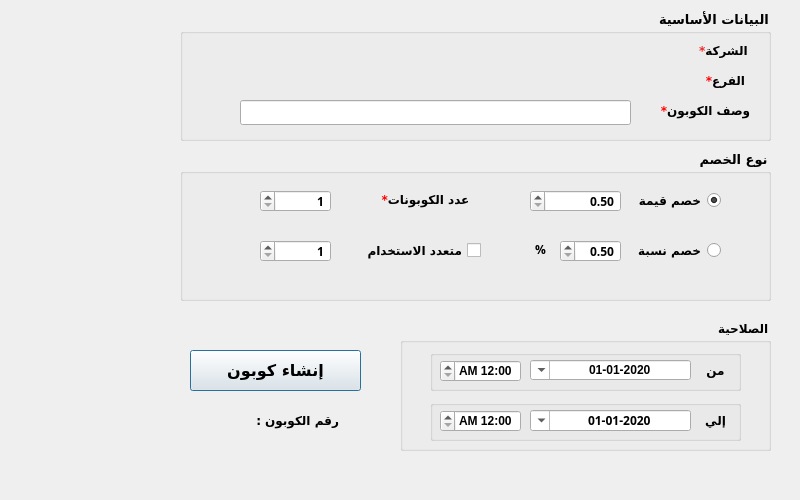
<?xml version="1.0" encoding="UTF-8"?>
<ui version="4.0">
 <class>CustomerGP</class>
 <widget class="QDialog" name="CustomerGP">
  <property name="geometry">
   <rect>
    <x>0</x>
    <y>0</y>
    <width>800</width>
    <height>500</height>
   </rect>
  </property>
  <property name="minimumSize">
   <size>
    <width>800</width>
    <height>500</height>
   </size>
  </property>
  <property name="maximumSize">
   <size>
    <width>800</width>
    <height>500</height>
   </size>
  </property>
  <property name="font">
   <font>
    <family>Arial</family>
    <pointsize>9</pointsize>
    <weight>50</weight>
    <bold>false</bold>
   </font>
  </property>
  <property name="windowTitle">
   <string>انشاء كوبون</string>
  </property>
  <property name="layoutDirection">
   <enum>Qt::RightToLeft</enum>
  </property>
  <property name="styleSheet">
   <string notr="true"/>
  </property>
  <widget class="QLabel" name="desc">
   <property name="geometry">
    <rect>
     <x>650</x>
     <y>100</y>
     <width>111</width>
     <height>21</height>
    </rect>
   </property>
   <property name="font">
    <font>
     <family>29LT Bukra Regular</family>
     <pointsize>9</pointsize>
     <weight>75</weight>
     <bold>true</bold>
    </font>
   </property>
   <property name="styleSheet">
    <string notr="true"/>
   </property>
   <property name="text">
    <string>&lt;html&gt;&lt;head/&gt;&lt;body&gt;&lt;p align=&quot;center&quot;&gt;&lt;span style=&quot; color:#ff0000;&quot;&gt;*&lt;/span&gt;وصف الكوبون&lt;/p&gt;&lt;/body&gt;&lt;/html&gt;</string>
   </property>
  </widget>
  <widget class="QPushButton" name="BTN_createCoupon">
   <property name="geometry">
    <rect>
     <x>190</x>
     <y>350</y>
     <width>171</width>
     <height>41</height>
    </rect>
   </property>
   <property name="font">
    <font>
     <family>29LT Bukra Regular</family>
     <pointsize>12</pointsize>
     <weight>75</weight>
     <italic>false</italic>
     <bold>true</bold>
    </font>
   </property>
   <property name="layoutDirection">
    <enum>Qt::RightToLeft</enum>
   </property>
   <property name="styleSheet">
    <string notr="true"/>
   </property>
   <property name="text">
    <string>إنشاء كوبون</string>
   </property>
  </widget>
  <widget class="QLineEdit" name="LE_desc">
   <property name="geometry">
    <rect>
     <x>240</x>
     <y>100</y>
     <width>391</width>
     <height>25</height>
    </rect>
   </property>
   <property name="font">
    <font>
     <family>MS Shell Dlg 2</family>
     <pointsize>9</pointsize>
     <weight>75</weight>
     <bold>true</bold>
    </font>
   </property>
   <property name="styleSheet">
    <string notr="true"/>
   </property>
   <property name="maxLength">
    <number>50</number>
   </property>
  </widget>
  <widget class="QLabel" name="desc_6">
   <property name="geometry">
    <rect>
     <x>670</x>
     <y>40</y>
     <width>111</width>
     <height>21</height>
    </rect>
   </property>
   <property name="font">
    <font>
     <family>29LT Bukra Regular</family>
     <pointsize>9</pointsize>
     <weight>75</weight>
     <bold>true</bold>
    </font>
   </property>
   <property name="layoutDirection">
    <enum>Qt::RightToLeft</enum>
   </property>
   <property name="styleSheet">
    <string notr="true"/>
   </property>
   <property name="text">
    <string>&lt;html&gt;&lt;head/&gt;&lt;body&gt;&lt;p align=&quot;center&quot;&gt;&lt;span style=&quot; color:#ef2929;&quot;&gt;*&lt;/span&gt;الشركة &lt;/p&gt;&lt;/body&gt;&lt;/html&gt;</string>
   </property>
  </widget>
  <widget class="QLabel" name="desc_7">
   <property name="geometry">
    <rect>
     <x>670</x>
     <y>70</y>
     <width>111</width>
     <height>21</height>
    </rect>
   </property>
   <property name="font">
    <font>
     <family>29LT Bukra Regular</family>
     <pointsize>9</pointsize>
     <weight>75</weight>
     <bold>true</bold>
    </font>
   </property>
   <property name="layoutDirection">
    <enum>Qt::RightToLeft</enum>
   </property>
   <property name="styleSheet">
    <string notr="true"/>
   </property>
   <property name="text">
    <string>&lt;html&gt;&lt;head/&gt;&lt;body&gt;&lt;p align=&quot;center&quot;&gt;&lt;span style=&quot; color:#ff0000;&quot;&gt;*&lt;/span&gt;الفرع&lt;/p&gt;&lt;/body&gt;&lt;/html&gt;</string>
   </property>
  </widget>
  <widget class="QLabel" name="label_num">
   <property name="geometry">
    <rect>
     <x>190</x>
     <y>410</y>
     <width>47</width>
     <height>21</height>
    </rect>
   </property>
   <property name="styleSheet">
    <string notr="true"/>
   </property>
   <property name="text">
    <string/>
   </property>
  </widget>
  <widget class="QLabel" name="label_2">
   <property name="geometry">
    <rect>
     <x>240</x>
     <y>410</y>
     <width>111</width>
     <height>21</height>
    </rect>
   </property>
   <property name="font">
    <font>
     <family>29LT Bukra Regular</family>
     <pointsize>9</pointsize>
     <weight>75</weight>
     <bold>true</bold>
    </font>
   </property>
   <property name="styleSheet">
    <string notr="true"/>
   </property>
   <property name="text">
    <string>رقم الكوبون : </string>
   </property>
   <property name="alignment">
    <set>Qt::AlignCenter</set>
   </property>
  </widget>
  <widget class="QGroupBox" name="groupBox">
   <property name="geometry">
    <rect>
     <x>400</x>
     <y>320</y>
     <width>371</width>
     <height>131</height>
    </rect>
   </property>
   <property name="font">
    <font>
     <family>29LT Bukra Regular</family>
     <pointsize>9</pointsize>
     <weight>75</weight>
     <bold>true</bold>
    </font>
   </property>
   <property name="styleSheet">
    <string notr="true"/>
   </property>
   <property name="title">
    <string>الصلاحية</string>
   </property>
   <widget class="QLabel" name="desc_3">
    <property name="geometry">
     <rect>
      <x>290</x>
      <y>40</y>
      <width>51</width>
      <height>20</height>
     </rect>
    </property>
    <property name="font">
     <font>
      <family>29LT Bukra Regular</family>
      <pointsize>9</pointsize>
      <weight>75</weight>
      <bold>true</bold>
     </font>
    </property>
    <property name="layoutDirection">
     <enum>Qt::RightToLeft</enum>
    </property>
    <property name="styleSheet">
     <string notr="true"/>
    </property>
    <property name="text">
     <string>من</string>
    </property>
    <property name="alignment">
     <set>Qt::AlignCenter</set>
    </property>
   </widget>
   <widget class="QLabel" name="desc_4">
    <property name="geometry">
     <rect>
      <x>290</x>
      <y>90</y>
      <width>51</width>
      <height>20</height>
     </rect>
    </property>
    <property name="font">
     <font>
      <family>29LT Bukra Regular</family>
      <pointsize>9</pointsize>
      <weight>75</weight>
      <bold>true</bold>
     </font>
    </property>
    <property name="layoutDirection">
     <enum>Qt::RightToLeft</enum>
    </property>
    <property name="styleSheet">
     <string notr="true"/>
    </property>
    <property name="text">
     <string>إلي</string>
    </property>
    <property name="alignment">
     <set>Qt::AlignCenter</set>
    </property>
   </widget>
   <widget class="QDateTimeEdit" name="Qdate_to">
    <property name="geometry">
     <rect>
      <x>130</x>
      <y>90</y>
      <width>161</width>
      <height>21</height>
     </rect>
    </property>
    <property name="font">
     <font>
      <pointsize>9</pointsize>
      <weight>75</weight>
      <bold>true</bold>
     </font>
    </property>
    <property name="layoutDirection">
     <enum>Qt::RightToLeft</enum>
    </property>
    <property name="styleSheet">
     <string notr="true"/>
    </property>
    <property name="alignment">
     <set>Qt::AlignCenter</set>
    </property>
    <property name="minimumDateTime">
     <datetime>
      <hour>0</hour>
      <minute>0</minute>
      <second>0</second>
      <year>2020</year>
      <month>1</month>
      <day>1</day>
     </datetime>
    </property>
    <property name="displayFormat">
     <string>yyyy-MM-dd</string>
    </property>
    <property name="calendarPopup">
     <bool>true</bool>
    </property>
   </widget>
   <widget class="QGroupBox" name="groupBox_4">
    <property name="geometry">
     <rect>
      <x>30</x>
      <y>30</y>
      <width>311</width>
      <height>41</height>
     </rect>
    </property>
    <property name="font">
     <font>
      <family>MS Shell Dlg 2</family>
      <pointsize>9</pointsize>
      <weight>75</weight>
      <bold>true</bold>
     </font>
    </property>
    <property name="styleSheet">
     <string notr="true"/>
    </property>
    <property name="title">
     <string/>
    </property>
    <widget class="QDateTimeEdit" name="Qdate_from">
     <property name="geometry">
      <rect>
       <x>100</x>
       <y>10</y>
       <width>161</width>
       <height>20</height>
      </rect>
     </property>
     <property name="font">
      <font>
       <pointsize>9</pointsize>
       <weight>75</weight>
       <bold>true</bold>
      </font>
     </property>
     <property name="layoutDirection">
      <enum>Qt::RightToLeft</enum>
     </property>
     <property name="styleSheet">
      <string notr="true"/>
     </property>
     <property name="alignment">
      <set>Qt::AlignCenter</set>
     </property>
     <property name="minimumDateTime">
      <datetime>
       <hour>0</hour>
       <minute>0</minute>
       <second>0</second>
       <year>2020</year>
       <month>1</month>
       <day>1</day>
      </datetime>
     </property>
     <property name="displayFormat">
      <string>yyyy-MM-dd</string>
     </property>
     <property name="calendarPopup">
      <bool>true</bool>
     </property>
    </widget>
    <widget class="QTimeEdit" name="Qtime_from">
     <property name="geometry">
      <rect>
       <x>10</x>
       <y>10</y>
       <width>81</width>
       <height>22</height>
      </rect>
     </property>
     <property name="displayFormat">
      <string>mm:hh AP</string>
     </property>
    </widget>
   </widget>
   <widget class="QGroupBox" name="groupBox_5">
    <property name="geometry">
     <rect>
      <x>30</x>
      <y>80</y>
      <width>311</width>
      <height>41</height>
     </rect>
    </property>
    <property name="font">
     <font>
      <family>MS Shell Dlg 2</family>
      <pointsize>9</pointsize>
      <weight>75</weight>
      <bold>true</bold>
     </font>
    </property>
    <property name="styleSheet">
     <string notr="true"/>
    </property>
    <property name="title">
     <string/>
    </property>
    <widget class="QTimeEdit" name="Qtime_to">
     <property name="geometry">
      <rect>
       <x>10</x>
       <y>10</y>
       <width>81</width>
       <height>22</height>
      </rect>
     </property>
     <property name="displayFormat">
      <string>mm:hh AP</string>
     </property>
    </widget>
   </widget>
   <zorder>groupBox_5</zorder>
   <zorder>groupBox_4</zorder>
   <zorder>desc_3</zorder>
   <zorder>desc_4</zorder>
   <zorder>Qdate_to</zorder>
  </widget>
  <widget class="QGroupBox" name="groupBox_2">
   <property name="geometry">
    <rect>
     <x>180</x>
     <y>150</y>
     <width>591</width>
     <height>151</height>
    </rect>
   </property>
   <property name="font">
    <font>
     <family>29LT Bukra Regular</family>
     <pointsize>10</pointsize>
     <weight>75</weight>
     <bold>true</bold>
    </font>
   </property>
   <property name="styleSheet">
    <string notr="true"/>
   </property>
   <property name="title">
    <string> نوع الخصم</string>
   </property>
   <widget class="QDoubleSpinBox" name="LE_desc_3">
    <property name="geometry">
     <rect>
      <x>380</x>
      <y>90</y>
      <width>61</width>
      <height>22</height>
     </rect>
    </property>
    <property name="font">
     <font>
      <pointsize>9</pointsize>
      <weight>75</weight>
      <bold>true</bold>
     </font>
    </property>
    <property name="styleSheet">
     <string notr="true"/>
    </property>
    <property name="alignment">
     <set>Qt::AlignRight|Qt::AlignTrailing|Qt::AlignVCenter</set>
    </property>
    <property name="minimum">
     <double>0.500000000000000</double>
    </property>
   </widget>
   <widget class="QRadioButton" name="radioButton_Percentage">
    <property name="geometry">
     <rect>
      <x>430</x>
      <y>90</y>
      <width>111</width>
      <height>20</height>
     </rect>
    </property>
    <property name="font">
     <font>
      <family>29LT Bukra Regular</family>
      <pointsize>9</pointsize>
      <weight>75</weight>
      <bold>true</bold>
     </font>
    </property>
    <property name="layoutDirection">
     <enum>Qt::RightToLeft</enum>
    </property>
    <property name="styleSheet">
     <string notr="true"/>
    </property>
    <property name="text">
     <string>خصم نسبة</string>
    </property>
   </widget>
   <widget class="QDoubleSpinBox" name="LE_desc_2">
    <property name="geometry">
     <rect>
      <x>350</x>
      <y>40</y>
      <width>91</width>
      <height>22</height>
     </rect>
    </property>
    <property name="font">
     <font>
      <pointsize>9</pointsize>
      <weight>75</weight>
      <bold>true</bold>
     </font>
    </property>
    <property name="styleSheet">
     <string notr="true"/>
    </property>
    <property name="alignment">
     <set>Qt::AlignRight|Qt::AlignTrailing|Qt::AlignVCenter</set>
    </property>
    <property name="minimum">
     <double>0.500000000000000</double>
    </property>
    <property name="maximum">
     <double>99999.000000000000000</double>
    </property>
   </widget>
   <widget class="QRadioButton" name="radioButton_Value">
    <property name="geometry">
     <rect>
      <x>430</x>
      <y>40</y>
      <width>111</width>
      <height>21</height>
     </rect>
    </property>
    <property name="font">
     <font>
      <family>29LT Bukra Regular</family>
      <pointsize>9</pointsize>
      <weight>75</weight>
      <bold>true</bold>
     </font>
    </property>
    <property name="layoutDirection">
     <enum>Qt::RightToLeft</enum>
    </property>
    <property name="autoFillBackground">
     <bool>false</bool>
    </property>
    <property name="styleSheet">
     <string notr="true"/>
    </property>
    <property name="text">
     <string>خصم قيمة</string>
    </property>
    <property name="checked">
     <bool>true</bool>
    </property>
   </widget>
   <widget class="QCheckBox" name="checkBox_Multi">
    <property name="geometry">
     <rect>
      <x>170</x>
      <y>90</y>
      <width>131</width>
      <height>20</height>
     </rect>
    </property>
    <property name="font">
     <font>
      <family>29LT Bukra Regular</family>
      <pointsize>9</pointsize>
      <weight>75</weight>
      <bold>true</bold>
     </font>
    </property>
    <property name="layoutDirection">
     <enum>Qt::RightToLeft</enum>
    </property>
    <property name="styleSheet">
     <string notr="true"/>
    </property>
    <property name="text">
     <string>متعدد الاستخدام</string>
    </property>
   </widget>
   <widget class="QLabel" name="desc_2">
    <property name="geometry">
     <rect>
      <x>190</x>
      <y>40</y>
      <width>111</width>
      <height>20</height>
     </rect>
    </property>
    <property name="font">
     <font>
      <family>29LT Bukra Regular</family>
      <pointsize>9</pointsize>
      <weight>75</weight>
      <bold>true</bold>
     </font>
    </property>
    <property name="layoutDirection">
     <enum>Qt::RightToLeft</enum>
    </property>
    <property name="styleSheet">
     <string notr="true"/>
    </property>
    <property name="text">
     <string>&lt;html&gt;&lt;head/&gt;&lt;body&gt;&lt;p align=&quot;center&quot;&gt;&lt;span style=&quot; color:#ff0000;&quot;&gt;*&lt;/span&gt;عدد الكوبونات&lt;/p&gt;&lt;/body&gt;&lt;/html&gt;</string>
    </property>
    <property name="alignment">
     <set>Qt::AlignCenter</set>
    </property>
   </widget>
   <widget class="QSpinBox" name="LE_desc_5">
    <property name="geometry">
     <rect>
      <x>80</x>
      <y>90</y>
      <width>71</width>
      <height>22</height>
     </rect>
    </property>
    <property name="font">
     <font>
      <pointsize>9</pointsize>
      <weight>75</weight>
      <bold>true</bold>
     </font>
    </property>
    <property name="styleSheet">
     <string notr="true"/>
    </property>
    <property name="alignment">
     <set>Qt::AlignRight|Qt::AlignTrailing|Qt::AlignVCenter</set>
    </property>
    <property name="minimum">
     <number>1</number>
    </property>
   </widget>
   <widget class="QSpinBox" name="LE_desc_4">
    <property name="geometry">
     <rect>
      <x>80</x>
      <y>40</y>
      <width>71</width>
      <height>22</height>
     </rect>
    </property>
    <property name="font">
     <font>
      <pointsize>9</pointsize>
      <weight>75</weight>
      <bold>true</bold>
     </font>
    </property>
    <property name="styleSheet">
     <string notr="true"/>
    </property>
    <property name="alignment">
     <set>Qt::AlignRight|Qt::AlignTrailing|Qt::AlignVCenter</set>
    </property>
    <property name="minimum">
     <number>1</number>
    </property>
   </widget>
   <widget class="QLabel" name="desc_5">
    <property name="geometry">
     <rect>
      <x>350</x>
      <y>90</y>
      <width>21</width>
      <height>20</height>
     </rect>
    </property>
    <property name="font">
     <font>
      <pointsize>9</pointsize>
      <weight>75</weight>
      <bold>true</bold>
     </font>
    </property>
    <property name="layoutDirection">
     <enum>Qt::RightToLeft</enum>
    </property>
    <property name="styleSheet">
     <string notr="true"/>
    </property>
    <property name="text">
     <string>&lt;html&gt;&lt;head/&gt;&lt;body&gt;&lt;p align=&quot;center&quot;&gt;%&lt;/p&gt;&lt;/body&gt;&lt;/html&gt;</string>
    </property>
    <property name="alignment">
     <set>Qt::AlignCenter</set>
    </property>
   </widget>
  </widget>
  <widget class="QGroupBox" name="groupBox_3">
   <property name="geometry">
    <rect>
     <x>180</x>
     <y>10</y>
     <width>591</width>
     <height>131</height>
    </rect>
   </property>
   <property name="font">
    <font>
     <family>29LT Bukra Regular</family>
     <pointsize>10</pointsize>
     <weight>75</weight>
     <bold>true</bold>
    </font>
   </property>
   <property name="styleSheet">
    <string notr="true"/>
   </property>
   <property name="title">
    <string>البيانات الأساسية</string>
   </property>
  </widget>
  <zorder>groupBox_3</zorder>
  <zorder>desc</zorder>
  <zorder>BTN_createCoupon</zorder>
  <zorder>LE_desc</zorder>
  <zorder>desc_6</zorder>
  <zorder>desc_7</zorder>
  <zorder>label_num</zorder>
  <zorder>label_2</zorder>
  <zorder>groupBox</zorder>
  <zorder>groupBox_2</zorder>
 </widget>
 <resources/>
 <connections/>
</ui>
